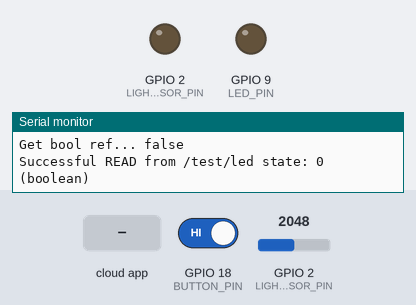
Simulated run of this sketch. Board: ESP32-S3. Parts: output pins drawn as LEDs (lit = HIGH), the last lines printed to the serial monitor. The inputs (shaded band) are chosen by the test bench; at power-on: GPIO 2 (LIGHT_SENSOR_PIN) = 2048, GPIO 18 (BUTTON_PIN) HIGH. WiFi joins after 1.5 s; servers stay silent unless stated; the Firebase database answers and starts empty.

Above: at 2.7 s.
2.8 s: GPIO 2 (LIGHT_SENSOR_PIN) set to 160
13.3 s: the phone or cloud app sets string to 0
18.3 s: GPIO 18 (BUTTON_PIN) driven LOW
At 23.0 s:
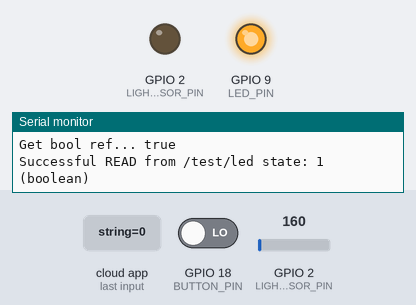
28.3 s: GPIO 18 (BUTTON_PIN) driven HIGH
At 29.2 s:
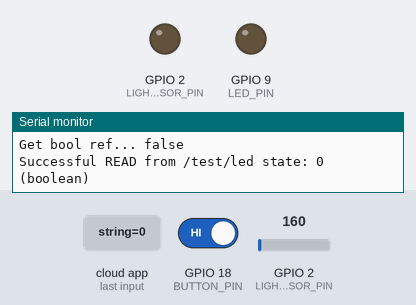
Timing chart, 0 to 31.3 s (numbered marks = the images above; inputs shaded):
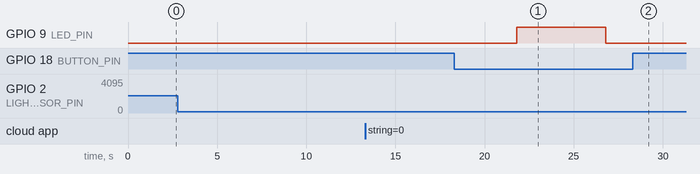

Measured:
- after the input at 18.3 s, GPIO 9 (LED_PIN): LOW → HIGH after 3.5 s, → LOW 5.0 s later
- after the input at 28.3 s, GPIO 9 (LED_PIN): stays LOW (without the input it goes to HIGH after 3.5 s)

The sketch:

firebase_lightsensor_button_led.ino
```cpp
#define LIGHT_SENSOR_PIN 2 //ESP32 pin GPIO32, which connected to the light sensor
#define BUTTON_PIN  18 // ESP32 pin GPIO18, which connected to button
#define LED_PIN     9 // ESP32 pin GPIO21, which connected to led
#define ANALOG_THRESHOLD 200
#define PWMChannel 0

const int freq = 5000;
const int resolution = 8;
int pwmValue = 0;

#include <Arduino.h>
#if defined(ESP32) || defined(ARDUINO_RASPBERRY_PI_PICO_W)
#include <WiFi.h>
#elif defined(ESP8266)
#include <ESP8266WiFi.h>
#elif __has_include(<WiFiNINA.h>)
#include <WiFiNINA.h>
#elif __has_include(<WiFi101.h>)
#include <WiFi101.h>
#elif __has_include(<WiFiS3.h>)
#include <WiFiS3.h>
#endif

#include <Firebase_ESP_Client.h>

// Provide the token generation process info.
#include <addons/TokenHelper.h>

// Provide the RTDB payload printing info and other helper functions.
#include <addons/RTDBHelper.h>

/* 1. Define the WiFi credentials */
#define WIFI_SSID "WIFI_AP"
#define WIFI_PASSWORD "WIFI_PASSWORD"

// For the following credentials, see examples/Authentications/SignInAsUser/EmailPassword/EmailPassword.ino

/* 2. Define the API Key */
#define API_KEY "API_KEY"

/* 3. Define the RTDB URL */
#define DATABASE_URL "URL" //<databaseName>.firebaseio.com or <databaseName>.<region>.firebasedatabase.app

/* 4. Define the user Email and password that alreadey registerd or added in your project */
#define USER_EMAIL "USER_EMAIL"
#define USER_PASSWORD "USER_PASSWORD"

// Define Firebase Data object
FirebaseData fbdo;

FirebaseAuth auth;
FirebaseConfig config;

unsigned long sendDataPrevMillis = 0;

unsigned long count = 0;

#if defined(ARDUINO_RASPBERRY_PI_PICO_W)
WiFiMulti multi;
#endif

// variables will change:
bool led_state = false;    // the current state of LED
int button_state;       // the current state of button
int last_button_state;  // the previous state of button

void setup()
{

  Serial.begin(115200);
  pinMode(BUTTON_PIN, INPUT_PULLUP); // set ESP32 pin to input pull-up mode
  pinMode(LED_PIN, OUTPUT);          // set ESP32 pin to output mode
  ledcSetup(PWMChannel, freq,resolution);
  ledcAttachPin(LIGHT_SENSOR_PIN, PWMChannel);

  button_state = digitalRead(BUTTON_PIN);

#if defined(ARDUINO_RASPBERRY_PI_PICO_W)
  multi.addAP(WIFI_SSID, WIFI_PASSWORD);
  multi.run();
#else
  WiFi.begin(WIFI_SSID, WIFI_PASSWORD);
#endif

  Serial.print("Connecting to Wi-Fi");
  unsigned long ms = millis();
  while (WiFi.status() != WL_CONNECTED)
  {
    Serial.print(".");
    delay(300);
#if defined(ARDUINO_RASPBERRY_PI_PICO_W)
    if (millis() - ms > 10000)
      break;
#endif
  }
  Serial.println();
  Serial.print("Connected with IP: ");
  Serial.println(WiFi.localIP());
  Serial.println();

  Serial.printf("Firebase Client v%s\n\n", FIREBASE_CLIENT_VERSION);

  /* Assign the api key (required) */
  config.api_key = API_KEY;

  /* Assign the user sign in credentials */
  auth.user.email = USER_EMAIL;
  auth.user.password = USER_PASSWORD;

  /* Assign the RTDB URL (required) */
  config.database_url = DATABASE_URL;

  /* Assign the callback function for the long running token generation task */
  config.token_status_callback = tokenStatusCallback; // see addons/TokenHelper.h

  // Or use legacy authenticate method
  // config.database_url = DATABASE_URL;
  // config.signer.tokens.legacy_token = "<database secret>";

  // To connect without auth in Test Mode, see Authentications/TestMode/TestMode.ino

  //////////////////////////////////////////////////////////////////////////////////////////////
  // Please make sure the device free Heap is not lower than 80 k for ESP32 and 10 k for ESP8266,
  // otherwise the SSL connection will fail.
  //////////////////////////////////////////////////////////////////////////////////////////////

  // Comment or pass false value when WiFi reconnection will control by your code or third party library e.g. WiFiManager
  Firebase.reconnectNetwork(true);

  // Since v4.4.x, BearSSL engine was used, the SSL buffer need to be set.
  // Large data transmission may require larger RX buffer, otherwise connection issue or data read time out can be occurred.
  fbdo.setBSSLBufferSize(4096 /* Rx buffer size in bytes from 512 - 16384 */, 1024 /* Tx buffer size in bytes from 512 - 16384 */);

  // Limit the size of response payload to be collected in FirebaseData
  fbdo.setResponseSize(2048);

  Firebase.begin(&config, &auth);

  // The WiFi credentials are required for Pico W
  // due to it does not have reconnect feature.
#if defined(ARDUINO_RASPBERRY_PI_PICO_W)
  config.wifi.clearAP();
  config.wifi.addAP(WIFI_SSID, WIFI_PASSWORD);
#endif

  Firebase.setDoubleDigits(5);

  config.timeout.serverResponse = 10 * 1000;


}

void loop()
{
  // Firebase.ready() should be called repeatedly to handle authentication tasks.

  if (Firebase.ready() && (millis() - sendDataPrevMillis > 5000 || sendDataPrevMillis == 0))
  {
    sendDataPrevMillis = millis();
    int analogValue = analogRead(LIGHT_SENSOR_PIN); //read the value on analog pin
    int last_button_state = button_state;      // save the last state
    int button_state = digitalRead(BUTTON_PIN); // read new state
    //if brightness of surroundings/analogValue lower than ANALOG_THRESHOLD set on light sensor
    if (analogValue < ANALOG_THRESHOLD){
      //set and get string from firebase
      Serial.printf("Set string... %s\n", Firebase.RTDB.setString(&fbdo, F("/test/string"), F("It is dark!Please on the light.")) ? "ok" : fbdo.errorReason().c_str());
      Serial.printf("Get string... %s\n", Firebase.RTDB.getString(&fbdo, F("/test/string")) ? fbdo.to<const char *>() : fbdo.errorReason().c_str());
      //Serial.println("It is dark!Please on the light.");
      if (last_button_state == HIGH && button_state == LOW) {
        // toggle state of LED
        led_state = !led_state;

        // control LED arccoding to the toggled state
        digitalWrite(LED_PIN, led_state);
        //set and get bool from firebase
        Serial.printf("Set bool... %s\n", Firebase.RTDB.setBool(&fbdo, F("/test/led state"), led_state) ? "ok" : fbdo.errorReason().c_str());
        Serial.printf("Get bool... %s\n", Firebase.RTDB.getBool(&fbdo, FPSTR("/test/led state")) ? fbdo.to<bool>() ? "true" : "false" : fbdo.errorReason().c_str());
        bool bVal;
        Serial.printf("Get bool ref... %s\n", Firebase.RTDB.getBool(&fbdo, F("/test/led state"), &bVal) ? bVal ? "true" : "false" : fbdo.errorReason().c_str());

      }

    }
    //if brightness of surroundings/analogValue higher than the ANALOG_THRESHOLD set on the light sensor
    if (analogValue> ANALOG_THRESHOLD){
      //set and get bool from firebase
      Serial.printf("Set string... %s\n", Firebase.RTDB.setString(&fbdo, F("/test/string"), F("It is bright! No lights needed.")) ? "ok" : fbdo.errorReason().c_str());
      Serial.printf("Get string... %s\n", Firebase.RTDB.getString(&fbdo, F("/test/string")) ? fbdo.to<const char *>() : fbdo.errorReason().c_str());
      //turn off LED light
      digitalWrite(LED_PIN, LOW);
      led_state=false;
      //set and get bool from firebase
      Serial.printf("Set bool... %s\n", Firebase.RTDB.setBool(&fbdo, F("/test/led state"), led_state) ? "ok" : fbdo.errorReason().c_str());
      Serial.printf("Get bool... %s\n", Firebase.RTDB.getBool(&fbdo, FPSTR("/test/led state")) ? fbdo.to<bool>() ? "true" : "false" : fbdo.errorReason().c_str());
      bool bVal;
      Serial.printf("Get bool ref... %s\n", Firebase.RTDB.getBool(&fbdo, F("/test/led state"), &bVal) ? bVal ? "true" : "false" : fbdo.errorReason().c_str());
    }
    //get data from firebase to esp32;
    if(Firebase.RTDB.getBool(&fbdo,"/test/led state")){
      if(fbdo.dataType() =="boolean"){
        led_state = fbdo.boolData();
        Serial.println("Successful READ from " + fbdo.dataPath() + ": " + led_state + " (" + fbdo.dataType() + ")");
        digitalWrite(LED_PIN,led_state);
      }
    }else{
      Serial.println("FAILED: " + fbdo.errorReason());
    }


    FirebaseJson json;


    Serial.println();


  }
}
```
